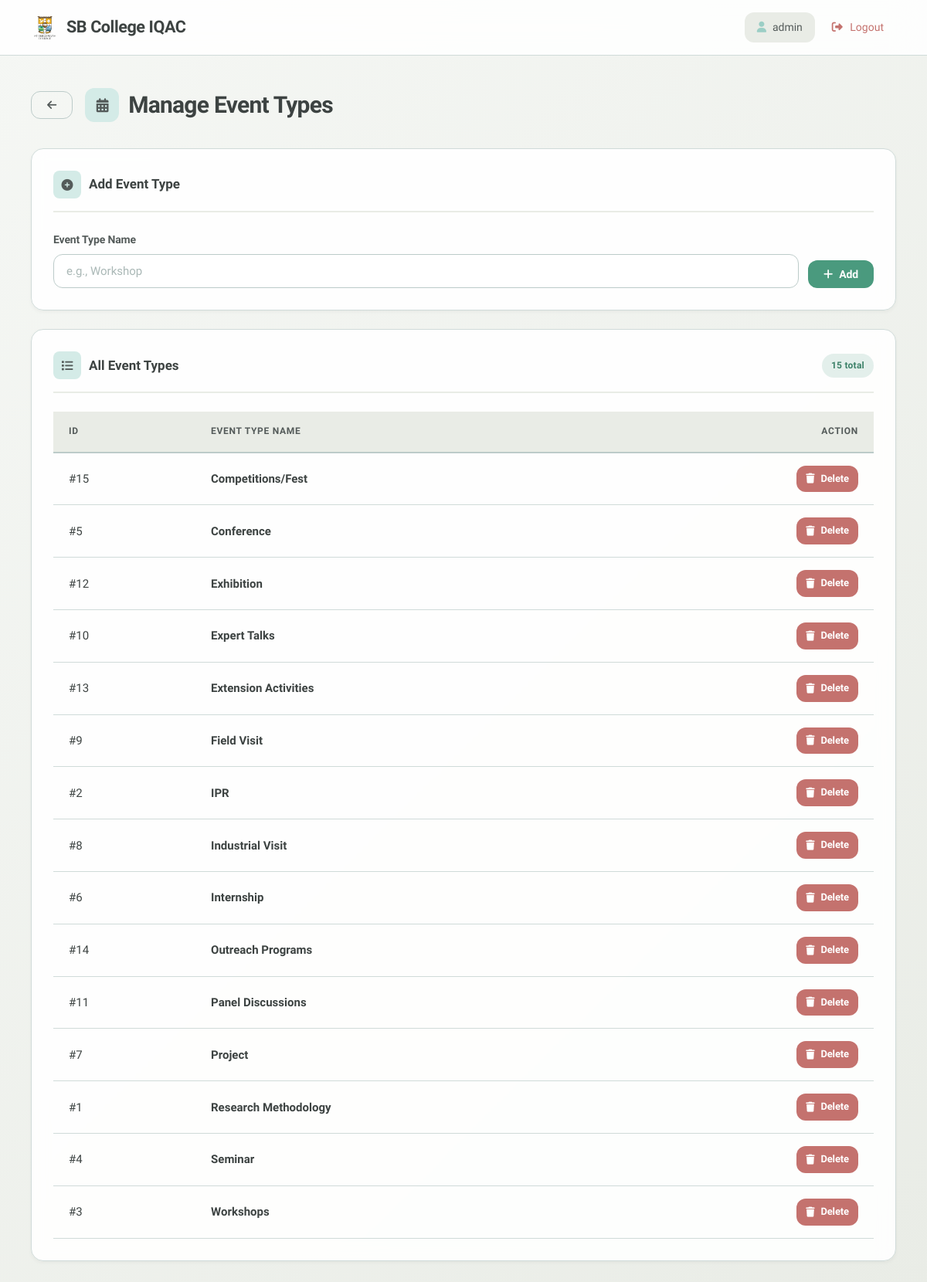
/admin/manage_event_types (signed in), run on the app's committed database.
### app.py (models this page shows, shortened)
class User(UserMixin, db.Model):
    id = db.Column(db.Integer, primary_key=True)
    username = db.Column(db.String(150), unique=True, nullable=False)
    password_hash = db.Column(db.String(200), nullable=False)
    role = db.Column(db.String(20), nullable=False)  # 'student', 'sub-admin', 'admin'
    department_id = db.Column(db.Integer, db.ForeignKey('department.id'), nullable=True) # Admin might not have a dept or default

class EventType(db.Model):
    id = db.Column(db.Integer, primary_key=True)
    name = db.Column(db.String(100), unique=True, nullable=False)

### app.py (the view, shortened to what this page needs)
@app.route('/admin/manage_event_types', methods=['GET', 'POST'])
@login_required
def manage_event_types():
    if current_user.role != 'admin':
        return redirect(url_for('index'))
    event_types = EventType.query.order_by(EventType.name).all()
    return render_template('manage_event_types.html', event_types=event_types)

### app.py (called while the page is built)
@login_manager.user_loader
def load_user(user_id):
    return User.query.get(int(user_id))

### templates/manage_event_types.html (shortened to what this page needs)
{% extends "base.html" %}
{% block content %}
<div class="page-header">
    <div style="display: flex; align-items: center; gap: 1rem;">
        <a href="{{ url_for('admin_dashboard') }}" class="btn btn-outline" title="Back">
            <i class="fas fa-arrow-left"></i>
        </a>
        <h1 style="margin: 0;"><i class="fas fa-calendar-alt"></i> Manage Event Types</h1>
    </div>
</div>
<div class="card">
    <div class="section-title">
        <i class="fas fa-plus-circle"></i>
        <h3>Add Event Type</h3>
    </div>
    <form method="POST" style="display: flex; gap: 0.75rem; align-items: flex-end; flex-wrap: wrap;">
        <div class="form-group" style="flex: 1; min-width: 200px; margin-bottom: 0;">
            <label for="name">Event Type Name</label>
            <input type="text" id="name" name="name" placeholder="e.g., Workshop" required>
        </div>
        <button type="submit" class="btn btn-success">
            <i class="fas fa-plus"></i> Add
        </button>
    </form>
</div>
<div class="card">
    <div class="section-title">
        <i class="fas fa-list"></i>
        <h3>All Event Types</h3>
        <span class="badge badge-approved" style="margin-left: auto;">{{ event_types|length }} total</span>
    </div>
    {% if event_types %}
    <table class="data-table">
        <thead>
            <tr>
                <th>ID</th>
                <th>Event Type Name</th>
                <th style="text-align: right;">Action</th>
            </tr>
        </thead>
        <tbody>
            {% for et in event_types %}
            <tr>
                <td class="text-muted">#{{ et.id }}</td>
                <td><strong>{{ et.name }}</strong></td>
                <td style="text-align: right;">
                    <a href="{{ url_for('delete_event_type', et_id=et.id) }}" class="btn btn-danger btn-sm"
                        onclick="return confirm('Delete this event type?');">
                        <i class="fas fa-trash"></i> Delete
                    </a>
                </td>
            </tr>
            {% endfor %}
        </tbody>
    </table>
    {% else %}
    <div class="empty-state">
        <i class="fas fa-calendar-alt"></i>
        <h3>No Event Types</h3>
        <p>Add your first event type above</p>
    </div>
    {% endif %}
</div>
{% endblock %}

### templates/base.html (shortened to what this page needs)
<!DOCTYPE html>
<html lang="en">
<head>
    <link rel="stylesheet" href="https://cdnjs.cloudflare.com/ajax/libs/font-awesome/6.4.0/css/all.min.css">
    <link rel="stylesheet" href="{{ url_for('static', filename='css/style.css') }}">
</head>
<body>
    <nav class="navbar">
        <a href="{{ url_for('index') }}" class="nav-brand">
            <img src="{{ url_for('static', filename='logo.png') }}" alt="Logo"
                style="width: 36px; height: 36px; object-fit: contain;"> SB College IQAC
        </a>
        <div class="nav-links">
            {% if current_user.is_authenticated %}
            <span class="nav-user">
                <i class="fas fa-user"></i> {{ current_user.username }}
            </span>
            <a href="{{ url_for('logout') }}" style="color: var(--accent-danger);"><i class="fas fa-sign-out-alt"></i>
                Logout</a>
            {% endif %}
        </div>
    </nav>
    <div class="main-container">
        {% block content %}{% endblock %}
    </div>
</body>
</html>

### data on the page
User: username "admin"
EventType: id "15", name "Competitions/Fest"
EventType: id "5", name "Conference"
EventType: id "12", name "Exhibition"
EventType: id "10", name "Expert Talks"
EventType: id "13", name "Extension Activities"
EventType: id "9", name "Field Visit"
EventType: id "2", name "IPR"
EventType: id "8", name "Industrial Visit"
EventType: id "6", name "Internship"
EventType: id "14", name "Outreach Programs"
EventType: id "11", name "Panel Discussions"
EventType: id "7", name "Project"
EventType: id "1", name "Research Methodology"
EventType: id "4", name "Seminar"
EventType: id "3", name "Workshops"

### other printed values
{{ event_types|length }} "15"
